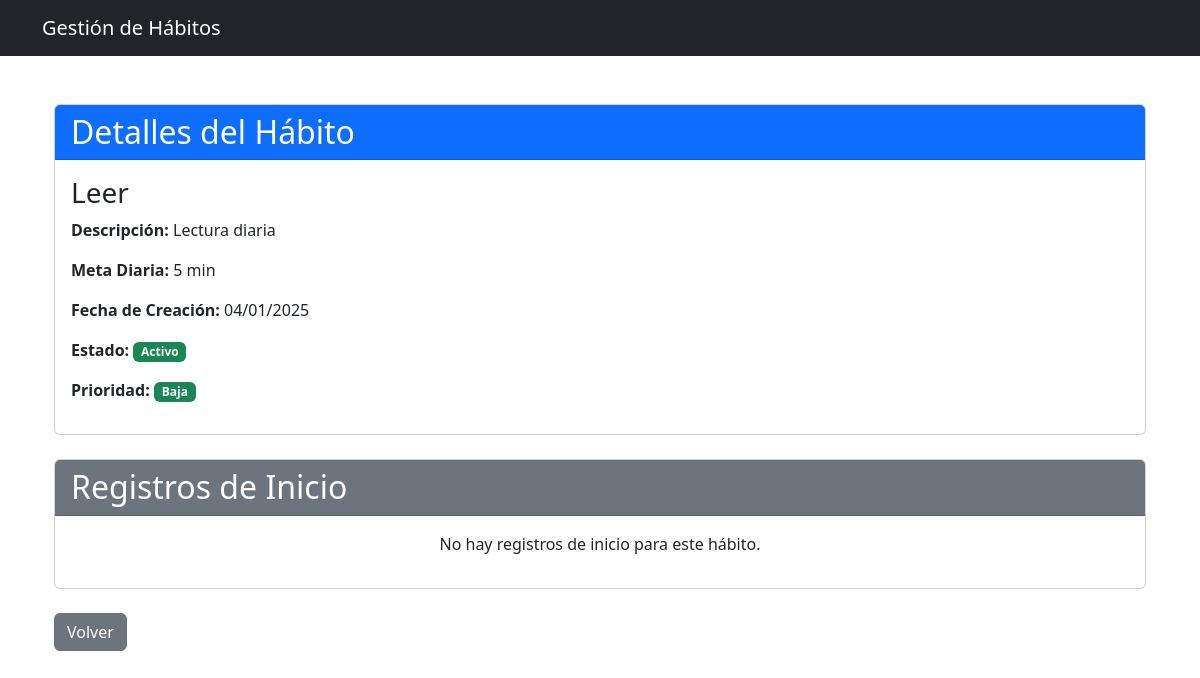
/detalle_habito/32/, run on the app's committed database.
### Aplicaciones/Habitos/models.py (models this page shows, shortened)
class Habitos(models.Model):
    nombre = models.CharField(max_length=255)
    descripcion = models.TextField(blank=True, null=True)
    meta_tiempo = models.PositiveIntegerField(default=15, help_text="Meta diaria en minutos")  # 60 minutos predeterminados
    fecha_creacion = models.DateTimeField(auto_now_add=True)
    estado = models.BooleanField(default=True)  # Activo o Inactivo
    prioridad = models.CharField(max_length=10)

### Aplicaciones/Habitos/views.py (the view)
# urls.py: path('detalle_habito/<int:pk>/', views.detalle_habito, name='detalle_habito'),
def detalle_habito(request, pk):
    habito = get_object_or_404(Habitos, pk=pk)
    registros = habito.registros.all()
    return render(request, 'detalle_habito.html', {
        'habito': habito,
        'registros': registros
    })

### Aplicaciones/Habitos/templates/detalle_habito.html
{% extends 'base.html' %}
{% block content %}
<div class="container mt-5">
    <div class="card mb-4">
        <div class="card-header bg-primary text-white">
            <h2 class="mb-0">Detalles del Hábito</h2>
        </div>
        <div class="card-body">
            <h3 class="card-title">{{ habito.nombre }}</h3>
            <p class="card-text"><strong>Descripción:</strong> {{ habito.descripcion }}</p>
            <p><strong>Meta Diaria:</strong> {{ habito.meta_tiempo }} min</p>
            <p><strong>Fecha de Creación:</strong> {{ habito.fecha_creacion|date:"d/m/Y" }}</p>
            <p><strong>Estado:</strong>
                {% if habito.estado %}
                <span class="badge bg-success">Activo</span>
                {% else %}
                <span class="badge bg-secondary">Inactivo</span>
                {% endif %}
            </p>
            <p><strong>Prioridad:</strong>
                <span class="badge
                    {% if habito.prioridad == 'Alta' %}bg-danger
                    {% elif habito.prioridad == 'Media' %}bg-warning
                    {% else %}bg-success{% endif %}">
                    {{ habito.prioridad }}
                </span>
            </p>
        </div>
    </div>
    <div class="card mt-4">
        <div class="card-header bg-secondary text-white">
            <h2 class="mb-0">Registros de Inicio</h2>
        </div>
        <div class="card-body">
            {% if registros %}
            <div class="table-responsive">
                <table id="tabla-registros" class="table table-striped table-hover">
                    <thead class="table-dark">
                        <tr>
                            <th>#</th>
                            <th>Fecha de Inicio</th>
                        </tr>
                    </thead>
                    <tbody>
                        {% for registro in registros %}
                        <tr>
                            <td>{{ forloop.counter }}</td>
                            <td>{{ registro.fecha_inicio|date:"d/m/Y H:i" }}</td>
                        </tr>
                        {% endfor %}
                    </tbody>
                </table>
            </div>
            {% else %}
            <p class="text-center">No hay registros de inicio para este hábito.</p>
            {% endif %}
        </div>
    </div>
    <div class="mt-4">
        <a href="{% url 'inicio' %}" class="btn btn-secondary">Volver</a>
    </div>
</div>
{% endblock %}

### data on the page
Habitos: nombre "Leer", descripcion "Lectura diaria", meta_tiempo "5", fecha_creacion "04/01/2025", prioridad "Baja"
